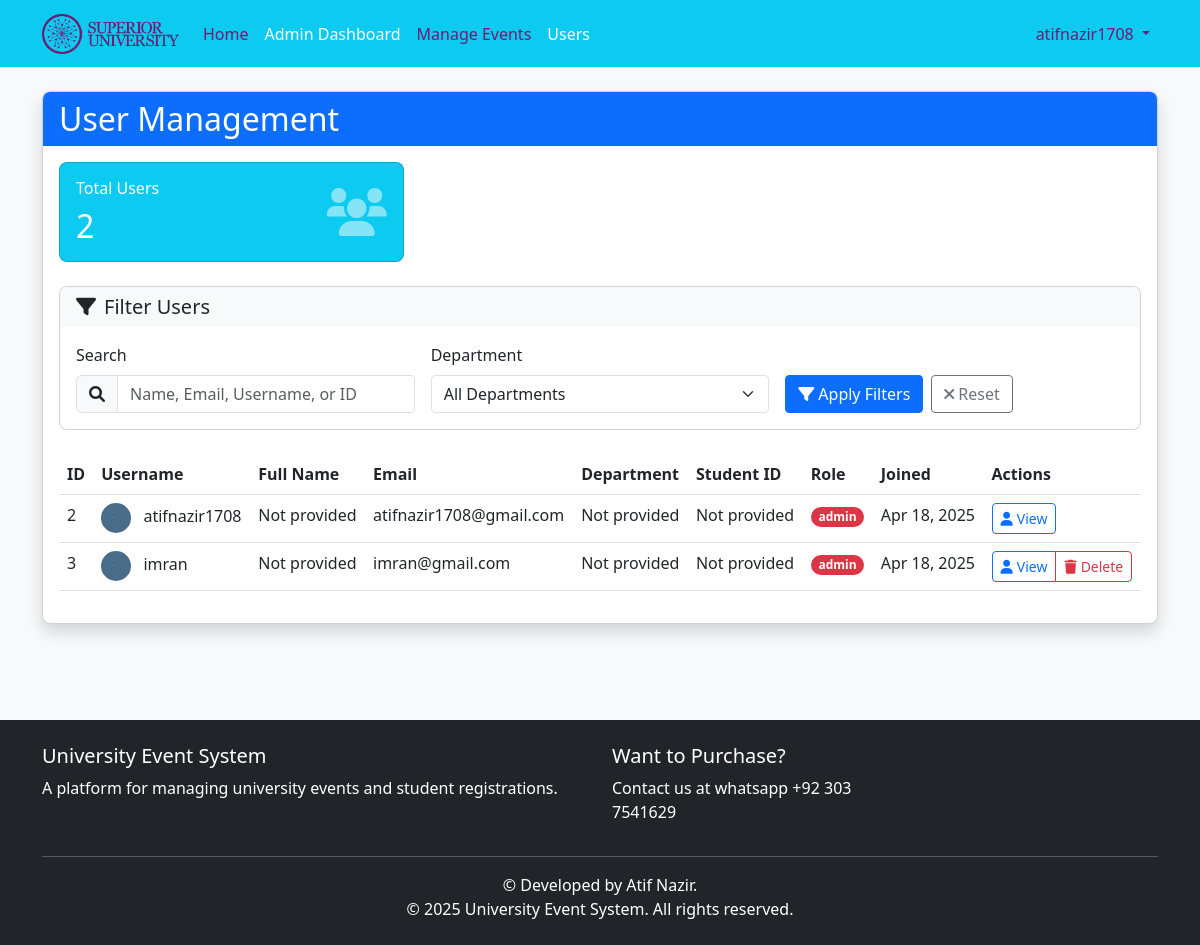
/admin/users (signed in), run on the app's committed database.
### app/models.py (models this page shows, shortened)
class User(db.Model, UserMixin):
    id = db.Column(db.Integer, primary_key=True)
    username = db.Column(db.String(64), unique=True, nullable=False)
    full_name = db.Column(db.String(100), nullable=True)  # New field for full name
    email = db.Column(db.String(120), unique=True, nullable=False)
    password_hash = db.Column(db.String(128), nullable=False)
    role = db.Column(db.String(20), nullable=False, default='student')
    student_id = db.Column(db.String(100), nullable=True)  # New field for student ID
    profile_image = db.Column(db.String(200), nullable=True)  # New field for profile picture URL
    department = db.Column(db.String(100), nullable=True)  # Department
    bio = db.Column(db.String(500), nullable=True)  # Optional bio field
    created_at = db.Column(db.DateTime, default=datetime.utcnow)
    registrations = db.relationship('Registration', backref='user', lazy=True)
    def is_admin(self):
        return self.role == 'admin'

### app/routes/admin.py (the view, shortened to what this page needs)
@admin.route('/users')
@admin_required
def users():
    page = request.args.get('page', 1, type=int)
    search = request.args.get('search', '')
    department = request.args.get('department', '')
    form = UserFilterForm()
    departments = db.session.query(User.department).filter(User.department.isnot(None)).distinct().all()
    department_choices = [('', 'All Departments')] + [(d[0], d[0]) for d in departments if d[0]]
    form.department.choices = department_choices
    query = User.query
    if department:
        query = query.filter(User.department == department)
    users = query.order_by(User.username).paginate(page=page, per_page=10)
    return render_template('admin/users.html',
                          title='Users',
                          users=users,
                          form=form,
                          search=search,
                          department=department)

### app/routes/admin.py
class UserFilterForm(FlaskForm):
    search = StringField('Search')
    department = SelectField('Department', choices=[('', 'All Departments')], validate_choice=False)
    submit = SubmitField('Apply Filters')

### app/models.py (called while the page is built)
@login_manager.user_loader
def load_user(user_id):
    return User.query.get(int(user_id))

### app/routes/admin.py (called while the page is built)
def get_new_registration_count():
    return Registration.query.filter_by(admin_viewed=False).count()

@admin.context_processor
def inject_new_registration_count():
    if current_user.is_authenticated and current_user.is_admin():
        return {'new_registration_count': get_new_registration_count()}
    return {'new_registration_count': 0}

### app/utils/helpers.py (called while the page is built)
def admin_required(f):
    @wraps(f)  # Add this line to preserve the original function name
    def decorated_function(*args, **kwargs):
        if not current_user.is_admin():
            abort(403)  # Forbidden if not an admin
        return f(*args, **kwargs)
    return decorated_function

### app/templates/admin/users.html (shortened to what this page needs)
{% extends "base.html" %}
{% block content %}
<div class="row mb-4">
    <div class="col-md-12">
        <div class="card shadow">
            <div class="card-header bg-primary text-white">
                <h2 class="card-title mb-0">User Management</h2>
            </div>
            <div class="card-body">
                <div class="row mb-4">
                    <div class="col-md-4">
                        <div class="card bg-info text-white">
                            <div class="card-body">
                                <div class="d-flex justify-content-between align-items-center">
                                    <div>
                                        <h6 class="card-title">Total Users</h6>
                                        <h2 class="mb-0">{{ users.total }}</h2>
                                    </div>
                                    <i class="fas fa-users fa-3x opacity-50"></i>
                                </div>
                            </div>
                        </div>
                    </div>
                </div>
                <div class="card mb-4">
                    <div class="card-header bg-light">
                        <h5 class="mb-0">
                            <i class="fas fa-filter me-2"></i>Filter Users
                        </h5>
                    </div>
                    <div class="card-body">
                        <form method="GET" action="{{ url_for('admin.users') }}" class="row g-3">
                            <div class="col-md-4">
                                <label for="search" class="form-label">Search</label>
                                <div class="input-group">
                                    <span class="input-group-text"><i class="fas fa-search"></i></span>
                                    <input type="text" class="form-control" id="search" name="search"
                                           placeholder="Name, Email, Username, or ID" value="{{ search }}">
                                </div>
                            </div>
                            <div class="col-md-4">
                                <label for="department" class="form-label">Department</label>
                                <select class="form-select" id="department" name="department">
                                    {% for choice in form.department.choices %}
                                        <option value="{{ choice[0] }}" {% if department == choice[0] %}selected{% endif %}>
                                            {{ choice[1] }}
                                        </option>
                                    {% endfor %}
                                </select>
                            </div>
                            <div class="col-md-4 d-flex align-items-end">
                                <button type="submit" class="btn btn-primary me-2">
                                    <i class="fas fa-filter me-1"></i>Apply Filters
                                </button>
                                <a href="{{ url_for('admin.users') }}" class="btn btn-outline-secondary">
                                    <i class="fas fa-times me-1"></i>Reset
                                </a>
                            </div>
                        </form>
                    </div>
                </div>
                {% if users.items %}
                    <div class="table-responsive">
                        <table class="table table-hover">
                            <thead>
                                <tr>
                                    <th>ID</th>
                                    <th>Username</th>
                                    <th>Full Name</th>
                                    <th>Email</th>
                                    <th>Department</th>
                                    <th>Student ID</th>
                                    <th>Role</th>
                                    <th>Joined</th>
                                    <th>Actions</th>
                                </tr>
                            </thead>
                            <tbody>
                                {% for user in users.items %}
                                    <tr>
                                        <td>{{ user.id }}</td>
                                        <td>
                                            <img src="{{ url_for('static', filename='profile_pics/' + (user.profile_image or 'default.jpg')) }}"
                                                 alt="{{ user.username }}"
                                                 class="rounded-circle me-2"
                                                 style="width: 30px; height: 30px; object-fit: cover;">
                                            {{ user.username }}
                                        </td>
                                        <td>{{ user.full_name or "Not provided" }}</td>
                                        <td>{{ user.email }}</td>
                                        <td>{{ user.department or "Not provided" }}</td>
                                        <td>{{ user.student_id or "Not provided" }}</td>
                                        <td>
                                            <span class="badge rounded-pill {% if user.role == 'admin' %}bg-danger{% else %}bg-primary{% endif %}">
                                                {{ user.role }}
                                            </span>
                                        </td>
                                        <td>{{ user.created_at.strftime('%b %d, %Y') }}</td>
                                        <td>
                                            <div class="btn-group">
                                                <a href="{{ url_for('admin.user_details', user_id=user.id) }}"
                                                   class="btn btn-sm btn-outline-primary">
                                                    <i class="fas fa-user me-1"></i>View
                                                </a>
                                                {% if user.id != current_user.id %}
                                                <button type="button" class="btn btn-sm btn-outline-danger"
                                                        data-bs-toggle="modal" data-bs-target="#deleteUserModal{{ user.id }}">
                                                    <i class="fas fa-trash me-1"></i>Delete
                                                </button>
                                                {% endif %}
                                            </div>
                                        </td>
                                    </tr>
                                {% endfor %}
                            </tbody>
                        </table>
                    </div>
                {% else %}
                    <div class="alert alert-info text-center">
                        <i class="fas fa-info-circle me-2"></i>No users found.
                    </div>
                {% endif %}
            </div>
        </div>
    </div>
</div>
{% endblock %}

### app/templates/base.html (shortened to what this page needs)
<!DOCTYPE html>
<html lang="en">
<head>
    <link href="https://cdn.jsdelivr.net/npm/bootstrap@5.3.0/dist/css/bootstrap.min.css" rel="stylesheet">
    <link href="https://cdnjs.cloudflare.com/ajax/libs/font-awesome/6.0.0/css/all.min.css" rel="stylesheet">
    <link rel="stylesheet" href="https://cdn.jsdelivr.net/npm/flatpickr/dist/flatpickr.min.css">
    <link rel="stylesheet" href="{{ url_for('static', filename='css/style.css') }}">
    <link rel="stylesheet" href="{{ url_for('static', filename='css/notification.css') }}">
</head>
<body>
    <header>
        <nav class="navbar navbar-expand-lg navbar-dark">
            <div class="container">
                <a class="navbar-brand" href="{{ url_for('main.home') }}">
                    <img src="{{ url_for('static', filename='images/university_logo.png') }}"
                         alt=""
                         height="40"
                         class="d-inline-block align-text-top"
                         onerror="this.style.display='none'; document.getElementById('brand-text').style.display='inline';">
                </a>
                <div class="collapse navbar-collapse" id="navbarNav">
                    <ul class="navbar-nav me-auto">
                        <li class="nav-item">
                            <a class="nav-link {% if request.endpoint == 'main.home' %}active{% endif %}" href="{{ url_for('main.home') }}">Home</a>
                        </li>
                        {% if current_user.is_authenticated %}
                            {% if current_user.is_admin() %}
                                <li class="nav-item">
                                    <a class="nav-link {% if request.endpoint.startswith('admin.') %}active{% endif %}" href="{{ url_for('admin.dashboard') }}">Admin Dashboard</a>
                                </li>
                                <li class="nav-item">
                                    <a class="nav-link {% if request.endpoint == 'admin.events' %}active{% endif %}" href="{{ url_for('admin.events') }}">Manage Events</a>
                                </li>
                                <li class="nav-item">
                                    <a class="nav-link {% if request.endpoint == 'admin.users' %}active{% endif %}" href="{{ url_for('admin.users') }}">Users</a>
                                </li>
                            {% endif %}
                        {% endif %}
                    </ul>
                    <ul class="navbar-nav">
                        {% if current_user.is_authenticated %}
                            <li class="nav-item dropdown">
                                <a class="nav-link dropdown-toggle" href="#" id="navbarDropdown" role="button" data-bs-toggle="dropdown" aria-expanded="false">
                                    {{ current_user.username }}
                                </a>
                            </li>
                        {% endif %}
                    </ul>
                </div>
            </div>
        </nav>
    </header>
    <main class="container py-4">
        {% block content %}{% endblock %}
    </main>
    <footer class="bg-dark text-white mt-5 py-4">
        <div class="container">
            <div class="row">
                <div class="col-md-6">
                    <h5>University Event System</h5>
                    <p>A platform for managing university events and student registrations.</p>
                </div>
                <div class="col-md-3">
                    <h5>Want to Purchase?</h5>
                    <p>Contact us at whatsapp +92 303 7541629</p>
                </div>
            </div>
            <hr>
            <div class="text-center">
                <p class="mb-0">&copy; Developed by Atif Nazir.</p>
                <p class="mb-0">&copy; {{ year }} University Event System. All rights reserved.</p>
            </div>
        </div>
    </footer>
</body>
</html>

### app/static/css/style.css (style rules this page uses)
body { background-color: #f8f9fa; font-family: 'Segoe UI', Tahoma, Geneva, Verdana, sans-serif; }
.navbar-brand { font-weight: 600; }
.card { border-radius: 0.5rem; overflow: hidden; transition: transform 0.3s ease, box-shadow 0.3s ease; }
.card-header { border-bottom: none; }
.btn { border-radius: 0.25rem; }
.btn-primary { background-color: #0d6efd; border-color: #0d6efd; }
.form-control, .form-select { border-radius: 0.25rem; }
footer { margin-top: 2rem; }

### app/templates/base.html (style rules this page uses)
header nav.navbar { background-color: #007BFF; }
.navbar-nav .nav-link { color: #701A73 !important; }
.navbar-nav .nav-link.active { color: #ffffff !important; }
.navbar-brand { color: #ffffff; }
.navbar { background-color: #0DCAF0 !important; }

### data on the page
User: username "atifnazir1708", id "2", full_name "Not provided", email "atifnazir1708@gmail.com", department "Not provided", student_id "Not provided", role "admin", created_at "Apr 18, 2025"
User: id "3", username "imran", full_name "Not provided", email "imran@gmail.com", department "Not provided", student_id "Not provided", role "admin", created_at "Apr 18, 2025"

### other printed values
{{ users.total }} "2"
form field department "All Departments"
